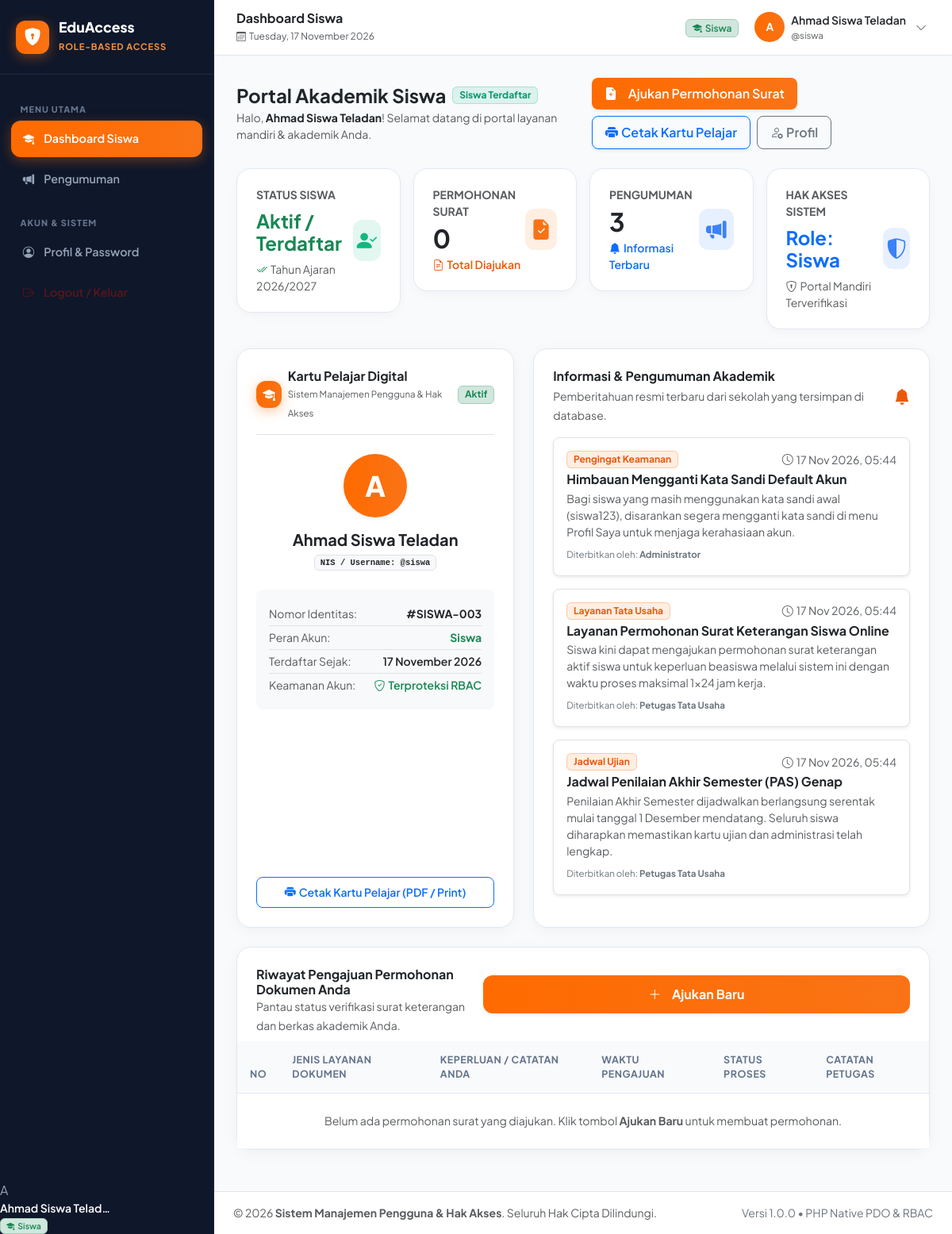
Screenshot of /siswa/dashboard.php (signed in) with the database file from the repository.
### tables this page shows
CREATE TABLE IF NOT EXISTS `users` (
  `id` INT AUTO_INCREMENT PRIMARY KEY,
  `nama` VARCHAR(100) NOT NULL,
  `username` VARCHAR(50) NOT NULL UNIQUE,
  `password` VARCHAR(255) NOT NULL,
  `role` ENUM('admin', 'petugas', 'siswa') NOT NULL,
  `created_at` TIMESTAMP DEFAULT CURRENT_TIMESTAMP
);

CREATE TABLE IF NOT EXISTS `pengumuman` (
  `id` INT AUTO_INCREMENT PRIMARY KEY,
  `judul` VARCHAR(255) NOT NULL,
  `kategori` VARCHAR(50) NOT NULL,
  `isi` TEXT NOT NULL,
  `penulis` VARCHAR(100) NOT NULL,
  `created_at` TIMESTAMP DEFAULT CURRENT_TIMESTAMP
);

### siswa/dashboard.php (the view, shortened to what the rows shown need)
<?php
require_once __DIR__ . '/../includes/auth.php';
$userId = (int) $_SESSION['user_id'];
try {
    $stmtSiswa = $pdo->prepare('SELECT id, nama, username, role, created_at FROM users WHERE id = :id LIMIT 1');
    $stmtSiswa->execute([':id' => $userId]);
    $siswa = $stmtSiswa->fetch();
    $stmtRiwayat = $pdo->prepare('SELECT id, jenis_layanan, keterangan, status, catatan_petugas, created_at FROM permohonan_layanan WHERE user_id = :uid ORDER BY id DESC');
    $stmtRiwayat->execute([':uid' => $userId]);
    $riwayatLayanan = $stmtRiwayat->fetchAll();
    $stmtPengumuman = $pdo->query('SELECT id, judul, kategori, isi, penulis, created_at FROM pengumuman ORDER BY id DESC LIMIT 5');
    $daftarPengumuman = $stmtPengumuman->fetchAll();
} catch (PDOException $e) {
    die("Terjadi kegagalan data: " . $e->getMessage());
}
require_once __DIR__ . '/../includes/header.php';
?>
<div class="container-fluid p-0">
    <div class="d-flex flex-column flex-md-row justify-content-between align-items-md-center mb-4 gap-3">
        <div>
            <p class="text-muted small mb-0">Halo, <strong class="text-dark"><?= e($siswa['nama']) ?></strong>! Selamat datang di portal layanan mandiri &amp; akademik Anda.</p>
        </div>
    </div>
    <div class="row g-3 mb-4">
        <div class="col-sm-6 col-xl-3">
            <div class="stat-card-modern">
                <div class="d-flex align-items-center justify-content-between">
                    <div>
                        <h2 class="fw-bold text-dark my-1"><?= count($riwayatLayanan) ?></h2>
                    </div>
                </div>
            </div>
        </div>
        <div class="col-sm-6 col-xl-3">
            <div class="stat-card-modern">
                <div class="d-flex align-items-center justify-content-between">
                    <div>
                        <h2 class="fw-bold text-dark my-1"><?= count($daftarPengumuman) ?></h2>
                    </div>
                </div>
            </div>
        </div>
    </div>
    <div class="row g-4 mb-4">
        <div class="col-lg-5">
            <div class="card card-modern p-4 h-100">
                <div class="text-center py-2">
                    <div class="rounded-circle text-white d-inline-flex align-items-center justify-content-center shadow-sm mb-3" style="width: 80px; height: 80px; font-size: 2.2rem; font-weight: 800; background: var(--orange-gradient);">
                        <?= strtoupper(substr($siswa['nama'], 0, 1)) ?>
                    </div>
                    <h5 class="fw-bold text-dark mb-1"><?= e($siswa['nama']) ?></h5>
                    <div class="text-muted small mb-3">
                        <span class="badge bg-light text-dark border font-monospace px-2.5 py-1.5">NIS / Username: @<?= e($siswa['username']) ?></span>
                    </div>
                </div>
                <div class="bg-light p-3 rounded-3 small mb-3">
                    <div class="d-flex justify-content-between py-1 border-bottom">
                        <span class="text-muted">Nomor Identitas:</span>
                        <span class="fw-bold text-dark">#SISWA-00<?= e($siswa['id']) ?></span>
                    </div>
                    <div class="d-flex justify-content-between py-1 border-bottom">
                        <span class="text-muted">Peran Akun:</span>
                        <span class="fw-bold text-success text-capitalize"><?= e($siswa['role']) ?></span>
                    </div>
                    <div class="d-flex justify-content-between py-1 border-bottom">
                        <span class="text-muted">Terdaftar Sejak:</span>
                        <span class="fw-semibold text-dark"><?= date('d F Y', strtotime($siswa['created_at'])) ?></span>
                    </div>
                </div>
            </div>
        </div>
        <div class="col-lg-7" id="pengumuman">
            <div class="card card-modern h-100">
                <div class="card-body p-4 pt-2">
                    <?php if (empty($daftarPengumuman)): ?>
                        <div class="text-center py-4 text-muted small">Belum ada pengumuman terbaru.</div>
                    <?php else: ?>
                        <?php foreach ($daftarPengumuman as $p): ?>
                            <div class="border rounded-3 p-3 mb-3 bg-white shadow-sm">
                                <div class="d-flex justify-content-between align-items-center mb-1">
                                    <span class="badge" style="background: rgba(249, 115, 22, 0.12); color: #ea580c; border: 1px solid rgba(249, 115, 22, 0.3);">
                                        <?= e($p['kategori']) ?>
                                    </span>
                                    <small class="text-muted"><i class="bi bi-clock me-1"></i><?= date('d M Y, H:i', strtotime($p['created_at'])) ?></small>
                                </div>
                                <h6 class="fw-bold text-dark mb-1"><?= e($p['judul']) ?></h6>
                                <p class="text-muted small mb-1"><?= nl2br(e($p['isi'])) ?></p>
                                <small class="text-secondary" style="font-size: 0.72rem;">Diterbitkan oleh: <strong><?= e($p['penulis']) ?></strong></small>
                            </div>
                        <?php endforeach; ?>
                    <?php endif; ?>
                </div>
            </div>
        </div>
    </div>
    <div class="card card-modern mb-4">
        <div class="card-body p-0">
            <div class="table-responsive">
                <table class="table table-modern align-middle">
                    <thead>
                        <tr>
                            <th style="width: 50px;">No</th>
                            <th>Jenis Layanan Dokumen</th>
                            <th>Keperluan / Catatan Anda</th>
                            <th>Waktu Pengajuan</th>
                            <th>Status Proses</th>
                            <th>Catatan Petugas</th>
                        </tr>
                    </thead>
                </table>
            </div>
        </div>
    </div>
</div>
<?php require_once __DIR__ . '/../includes/footer.php'; ?>

### includes/sidebar.php (shortened to what the rows shown need)
<?php
require_once __DIR__ . '/auth.php';
$currentUser = currentUser();
?>
<aside class="app-sidebar" id="appSidebar">
    <div class="sidebar-footer">
        <div class="user-mini-card">
            <div class="user-avatar-sm">
                <?= strtoupper(substr($currentUser['nama'], 0, 1)) ?>
            </div>
            <div class="user-info flex-grow-1 overflow-hidden">
                <div class="fw-semibold text-white text-truncate small" style="max-width: 140px;">
                    <?= e($currentUser['nama']) ?>
                </div>
                <div class="small">
                    <?= getRoleBadge($currentUser['role']) ?>
                </div>
            </div>
        </div>
    </div>
</aside>

### includes/navbar.php (shortened to what the rows shown need)
<?php
require_once __DIR__ . '/auth.php';
$currentUser = currentUser();
?>
<header class="app-navbar">
    <div class="d-flex align-items-center gap-3">
        <div class="dropdown">
            <button class="btn btn-light bg-transparent border-0 d-flex align-items-center gap-2 p-1" type="button" data-bs-toggle="dropdown" aria-expanded="false">
                <div class="user-avatar-initials" style="background: var(--orange-gradient);">
                    <?= strtoupper(substr($currentUser['nama'], 0, 1)) ?>
                </div>
                <div class="text-start d-none d-lg-block">
                    <div class="fw-semibold text-dark small leading-tight"><?= e($currentUser['nama']) ?></div>
                    <div class="text-muted" style="font-size: 0.72rem;">@<?= e($currentUser['username']) ?></div>
                </div>
                <i class="bi bi-chevron-down text-muted small ms-1"></i>
            </button>
        </div>
    </div>
</header>

### rows the page displays
users: nama "A", nama "Ahmad Siswa Telad…", nama "Ahmad Siswa Teladan", username "siswa", id "3", role "Siswa", created_at "17 November 2026"
pengumuman: kategori "Pengingat Keamanan", created_at "17 Nov 2026, 05:44", judul "Himbauan Mengganti Kata Sandi Default Akun", isi "Bagi siswa yang masih menggunakan kata sandi awal (siswa123), disarankan segera mengganti kata sandi di menu Profil Saya untuk menjaga kerahasiaan akun.", penulis "Administrator"
pengumuman: kategori "Layanan Tata Usaha", created_at "17 Nov 2026, 05:44", judul "Layanan Permohonan Surat Keterangan Siswa Online", isi "Siswa kini dapat mengajukan permohonan surat keterangan aktif siswa untuk keperluan beasiswa melalui sistem ini dengan waktu proses maksimal 1x24 jam kerja.", penulis "Petugas Tata Usaha"
pengumuman: kategori "Jadwal Ujian", created_at "17 Nov 2026, 05:44", judul "Jadwal Penilaian Akhir Semester (PAS) Genap", isi "Penilaian Akhir Semester dijadwalkan berlangsung serentak mulai tanggal 1 Desember mendatang. Seluruh siswa diharapkan memastikan kartu ujian dan administrasi telah lengkap.", penulis "Petugas Tata Usaha"

### other values shown
APP_NAME "EduAccess"
$pageTitle "Dashboard Siswa"
count($riwayatLayanan) "0"
count($daftarPengumuman) "3"
APP_TITLE "Sistem Manajemen Pengguna & Hak Akses"
